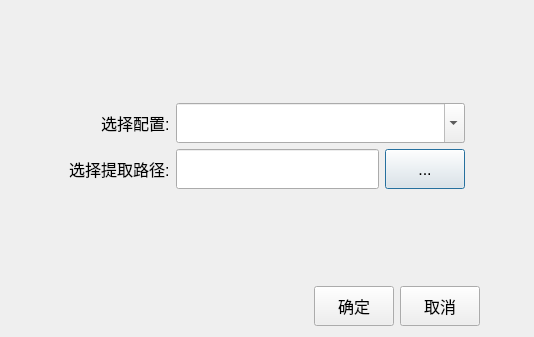
<?xml version="1.0" encoding="UTF-8"?>
<ui version="4.0">
 <class>TaskDailog</class>
 <widget class="QDialog" name="TaskDailog">
  <property name="geometry">
   <rect>
    <x>0</x>
    <y>0</y>
    <width>534</width>
    <height>337</height>
   </rect>
  </property>
  <property name="sizePolicy">
   <sizepolicy hsizetype="Fixed" vsizetype="Fixed">
    <horstretch>0</horstretch>
    <verstretch>0</verstretch>
   </sizepolicy>
  </property>
  <property name="font">
   <font>
    <pointsize>12</pointsize>
   </font>
  </property>
  <property name="windowTitle">
   <string>添加任务</string>
  </property>
  <layout class="QVBoxLayout" name="verticalLayout" stretch="1,8,1,1">
   <item>
    <spacer name="verticalSpacer_2">
     <property name="orientation">
      <enum>Qt::Vertical</enum>
     </property>
     <property name="sizeHint" stdset="0">
      <size>
       <width>20</width>
       <height>40</height>
      </size>
     </property>
    </spacer>
   </item>
   <item>
    <widget class="QWidget" name="widget" native="true">
     <layout class="QHBoxLayout" name="horizontalLayout_3" stretch="1,8,1">
      <item>
       <spacer name="horizontalSpacer_3">
        <property name="orientation">
         <enum>Qt::Horizontal</enum>
        </property>
        <property name="sizeHint" stdset="0">
         <size>
          <width>40</width>
          <height>20</height>
         </size>
        </property>
       </spacer>
      </item>
      <item>
       <layout class="QFormLayout" name="formLayout">
        <property name="labelAlignment">
         <set>Qt::AlignRight|Qt::AlignTrailing|Qt::AlignVCenter</set>
        </property>
        <property name="formAlignment">
         <set>Qt::AlignLeading|Qt::AlignLeft|Qt::AlignVCenter</set>
        </property>
        <item row="0" column="0">
         <widget class="QLabel" name="label">
          <property name="text">
           <string>选择配置:</string>
          </property>
         </widget>
        </item>
        <item row="0" column="1">
         <widget class="QComboBox" name="comboBox_setting">
          <property name="minimumSize">
           <size>
            <width>0</width>
            <height>40</height>
           </size>
          </property>
          <property name="maximumSize">
           <size>
            <width>16777215</width>
            <height>40</height>
           </size>
          </property>
          <property name="editable">
           <bool>true</bool>
          </property>
          <property name="currentIndex">
           <number>-1</number>
          </property>
         </widget>
        </item>
        <item row="1" column="0">
         <widget class="QLabel" name="label_2">
          <property name="text">
           <string>选择提取路径:</string>
          </property>
         </widget>
        </item>
        <item row="1" column="1">
         <layout class="QHBoxLayout" name="horizontalLayout">
          <item>
           <widget class="QLineEdit" name="lineEdit_extractPath">
            <property name="minimumSize">
             <size>
              <width>0</width>
              <height>40</height>
             </size>
            </property>
            <property name="maximumSize">
             <size>
              <width>16777215</width>
              <height>40</height>
             </size>
            </property>
           </widget>
          </item>
          <item>
           <widget class="QPushButton" name="pushButton_extractPath">
            <property name="minimumSize">
             <size>
              <width>80</width>
              <height>40</height>
             </size>
            </property>
            <property name="maximumSize">
             <size>
              <width>80</width>
              <height>40</height>
             </size>
            </property>
            <property name="text">
             <string>...</string>
            </property>
           </widget>
          </item>
         </layout>
        </item>
       </layout>
      </item>
      <item>
       <spacer name="horizontalSpacer_4">
        <property name="orientation">
         <enum>Qt::Horizontal</enum>
        </property>
        <property name="sizeHint" stdset="0">
         <size>
          <width>40</width>
          <height>20</height>
         </size>
        </property>
       </spacer>
      </item>
     </layout>
    </widget>
   </item>
   <item>
    <spacer name="verticalSpacer">
     <property name="orientation">
      <enum>Qt::Vertical</enum>
     </property>
     <property name="sizeHint" stdset="0">
      <size>
       <width>20</width>
       <height>40</height>
      </size>
     </property>
    </spacer>
   </item>
   <item>
    <layout class="QHBoxLayout" name="horizontalLayout_2" stretch="7,1,1,1">
     <item>
      <spacer name="horizontalSpacer">
       <property name="orientation">
        <enum>Qt::Horizontal</enum>
       </property>
       <property name="sizeHint" stdset="0">
        <size>
         <width>40</width>
         <height>20</height>
        </size>
       </property>
      </spacer>
     </item>
     <item>
      <widget class="QPushButton" name="pushButton_ok">
       <property name="minimumSize">
        <size>
         <width>80</width>
         <height>40</height>
        </size>
       </property>
       <property name="maximumSize">
        <size>
         <width>80</width>
         <height>40</height>
        </size>
       </property>
       <property name="text">
        <string>确定</string>
       </property>
       <property name="icon">
        <iconset resource="icon.qrc">
         <normaloff>:/Icon/ok.svg</normaloff>:/Icon/ok.svg</iconset>
       </property>
       <property name="iconSize">
        <size>
         <width>20</width>
         <height>20</height>
        </size>
       </property>
      </widget>
     </item>
     <item>
      <widget class="QPushButton" name="pushButton_close">
       <property name="minimumSize">
        <size>
         <width>80</width>
         <height>40</height>
        </size>
       </property>
       <property name="maximumSize">
        <size>
         <width>80</width>
         <height>40</height>
        </size>
       </property>
       <property name="text">
        <string>取消</string>
       </property>
       <property name="icon">
        <iconset resource="icon.qrc">
         <normaloff>:/Icon/no_ok.svg</normaloff>:/Icon/no_ok.svg</iconset>
       </property>
      </widget>
     </item>
     <item>
      <spacer name="horizontalSpacer_2">
       <property name="orientation">
        <enum>Qt::Horizontal</enum>
       </property>
       <property name="sizeHint" stdset="0">
        <size>
         <width>40</width>
         <height>20</height>
        </size>
       </property>
      </spacer>
     </item>
    </layout>
   </item>
  </layout>
 </widget>
 <resources>
  <include location="icon.qrc"/>
 </resources>
 <connections/>
</ui>
